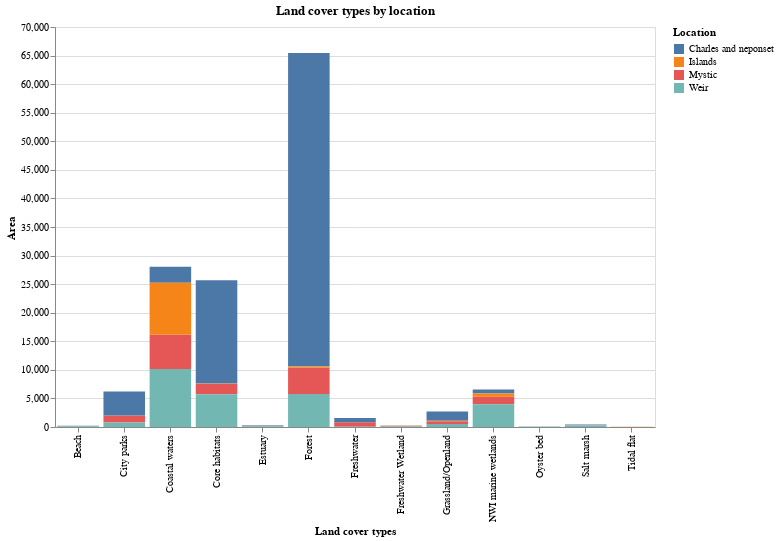

Write notebook code for a chart like this one.
### Code cell
# Create the chart
chart = alt.Chart(df).mark_bar().encode(
    x='Land cover types',
    y='Area',
    color='Location'
).properties(
    title='Land cover types by location',
    width=600,
    height=400
)

chart

### Figure 1 — Vega-Lite specification as saved in the notebook (floating-point values rounded to 4 significant figures)
{"config": {"view": {"continuousWidth": 400, "continuousHeight": 300}}, "data": {"name": "data-ada309f7a08a96de0efd801acb5584e3"}, "mark": "bar", "encoding": {"color": {"field": "Location", "type": "nominal"}, "x": {"field": "Land cover types", "type": "nominal"}, "y": {"field": "Area", "type": "quantitative"}}, "height": 400, "title": "Land cover types by location", "width": 600, "$schema": "https://vega.github.io/schema/vega-lite/v4.17.0.json", "datasets": {"data-ada309f7a08a96de0efd801acb5584e3": [{"Land cover types": "NWI marine wetlands", "Location": "Mystic", "Area": 1299.0}, {"Land cover types": "Salt marsh", "Location": "Mystic", "Area": 46.8}, {"Land cover types": "Freshwater Wetland", "Location": "Mystic", "Area": 94.3}, {"Land cover types": "City parks", "Location": "Mystic", "Area": 1215.0}, {"Land cover types": "Beach", "Location": "Mystic", "Area": 35.25}, {"Land cover types": "Freshwater", "Location": "Mystic", "Area": 786.2}, {"Land cover types": "Oyster bed", "Location": "Mystic", "Area": 0.0}, {"Land cover types": "Estuary", "Location": "Mystic", "Area": 86.48}, {"Land cover types": "Tidal flat", "Location": "Mystic", "Area": 6.68}, {"Land cover types": "Forest", "Location": "Mystic", "Area": 4574.0}, {"Land cover types": "Grassland/Openland", "Location": "Mystic", "Area": 491.0}, {"Land cover types": "Core habitats", "Location": "Mystic", "Area": 1823.0}, {"Land cover types": "Coastal waters", "Location": "Mystic", "Area": 5985.0}, {"Land cover types": "NWI marine wetlands", "Location": "Charles and neponset", "Area": 671.4}, {"Land cover types": "Salt marsh", "Location": "Charles and neponset", "Area": 108.4}, {"Land cover types": "Freshwater Wetland", "Location": "Charles and neponset", "Area": 40.8}, {"Land cover types": "City parks", "Location": "Charles and neponset", "Area": 4218.0}, {"Land cover types": "Beach", "Location": "Charles and neponset", "Area": 40.54}, {"Land cover types": "Freshwater", "Location": "Charles and neponset", "Area": 752.1}, {"Land cover types": "Oyster bed", "Location": "Charles and neponset", "Area": 0.0}, {"Land cover types": "Estuary", "Location": "Charles and neponset", "Area": 115.2}, {"Land cover types": "Tidal flat", "Location": "Charles and neponset", "Area": 5.6}, {"Land cover types": "Forest", "Location": "Charles and neponset", "Area": 54860.0}, {"Land cover types": "Grassland/Openland", "Location": "Charles and neponset", "Area": 1632.0}, {"Land cover types": "Core habitats", "Location": "Charles and neponset", "Area": 18030.0}, {"Land cover types": "Coastal waters", "Location": "Charles and neponset", "Area": 2801.0}, {"Land cover types": "NWI marine wetlands", "Location": "Weir", "Area": 3990.0}, {"Land cover types": "Salt marsh", "Location": "Weir", "Area": 255.7}, {"Land cover types": "Freshwater Wetland", "Location": "Weir", "Area": 99.92}, {"Land cover types": "City parks", "Location": "Weir", "Area": 790.6}, {"Land cover types": "Beach", "Location": "Weir", "Area": 137.0}, {"Land cover types": "Freshwater", "Location": "Weir", "Area": 33.22}, {"Land cover types": "Oyster bed", "Location": "Weir", "Area": 104.7}, {"Land cover types": "Estuary", "Location": "Weir", "Area": 113.8}, {"Land cover types": "Tidal flat", "Location": "Weir", "Area": 10.0}, {"Land cover types": "Forest", "Location": "Weir", "Area": 5794.0}, {"Land cover types": "Grassland/Openland", "Location": "Weir", "Area": 522.5}, {"Land cover types": "Core habitats", "Location": "Weir", "Area": 5737.0}, {"Land cover types": "Coastal waters", "Location": "Weir", "Area": 10170.0}, {"Land cover types": "NWI marine wetlands", "Location": "Islands", "Area": 583.9}, {"Land cover types": "Salt marsh", "Location": "Islands", "Area": 11.72}, {"Land cover types": "Freshwater Wetland", "Location": "Islands", "Area": 11.18}, {"Land cover types": "City parks", "Location": "Islands", "Area": 5.69}, {"Land cover types": "Beach", "Location": "Islands", "Area": 0.34}, {"Land cover types": "Freshwater", "Location": "Islands", "Area": 0.0}, {"Land cover types": "Oyster bed", "Location": "Islands", "Area": 0.0}, {"Land cover types": "Estuary", "Location": "Islands", "Area": 0.0}, {"Land cover types": "Tidal flat", "Location": "Islands", "Area": 5.6}, {"Land cover types": "Forest", "Location": "Islands", "Area": 199.0}, {"Land cover types": "Grassland/Openland", "Location": "Islands", "Area": 73.9}, {"Land cover types": "Core habitats", "Location": "Islands", "Area": 72.6}, {"Land cover types": "Coastal waters", "Location": "Islands", "Area": 9110.0}]}}
